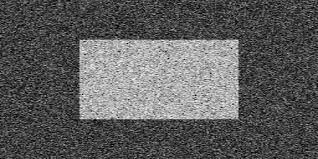
#> input picture src/yumi_main/scripts/sources/openCV/noisy2.jpeg, 318 x 159 px, given in place of noisy2.png, which was not available
$ python thresholding.py
#> lines starting #> are read from the running program, lines starting #| are printed output that depends on the picture; after the words box and inside, x2 and y2 are one past the last pixel; in counts of white or black regions, pixels touching at a corner belong together; pictures that were not available may be replaced by others from this repository, and a replacement may not be noted
#!/usr/bin/env python
# -*- coding: utf-8 -*-
# vim:fenc=utf-8
#
# Copyright © 2018 Cesar Sinchiguano <cesarsinchiguano@hotmail.es>
#
# Distributed under terms of the BSD license.

"""

"""
# [21 lines of commented-out code are left out]
import cv2
import numpy as np
from matplotlib import pyplot as plt

img = cv2.imread('noisy2.png',0)
#> img is the input picture: shape (159, 318); min 0, max 255, mean 92.6

# global thresholding
ret1,th1 = cv2.threshold(img,127,255,cv2.THRESH_BINARY)
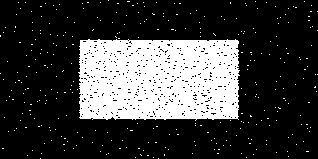
#> th1: shape (159, 318); 24.3% white; 329 white regions (328 under 20 px), largest, box (x1, y1, x2, y2) and area: (78, 39, 240, 121) 11891

# Otsu's thresholding
ret2,th2 = cv2.threshold(img,0,255,cv2.THRESH_BINARY+cv2.THRESH_OTSU)
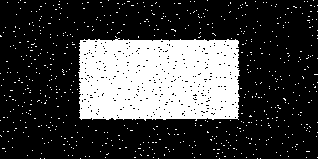
#> th2: shape (159, 318); 25.8% white; 650 white regions (649 under 20 px), largest, box (x1, y1, x2, y2) and area: (78, 38, 240, 121) 12180
#> ret2 = 118

# [20 lines of commented-out code are left out]

$ run again, with src/yumi_main/scripts/sources/openCV/gradient.png saved as src/yumi_main/scripts/sources/openCV/noisy2.jpeg
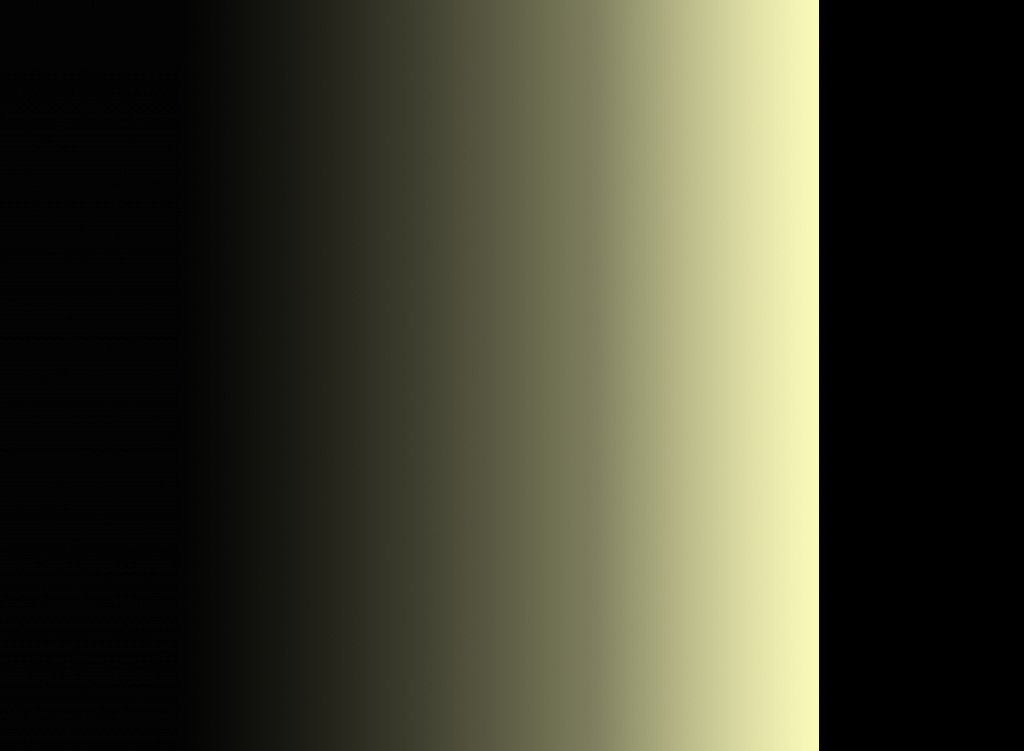
#> input picture src/yumi_main/scripts/sources/openCV/gradient.png, 1024 x 751 px, given in place of noisy2.png, which was not available
#> `ret1,th1 = cv2.threshold(img,127,255,cv2.THRESH_BINARY)`:
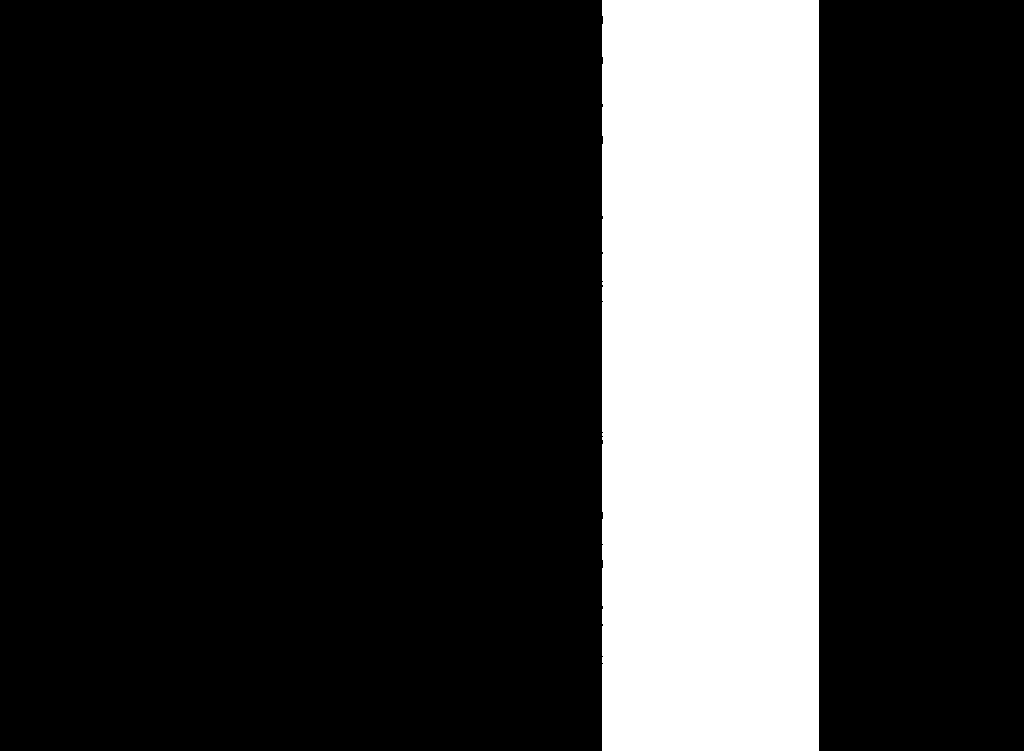
#> th1: shape (751, 1024); 21.2% white; 1 white region, box (x1, y1, x2, y2) and area: (602, 0, 819, 751) 162903
#> `ret2,th2 = cv2.threshold(img,0,255,cv2.THRESH_BINARY+cv2.THRESH_OTSU)`:
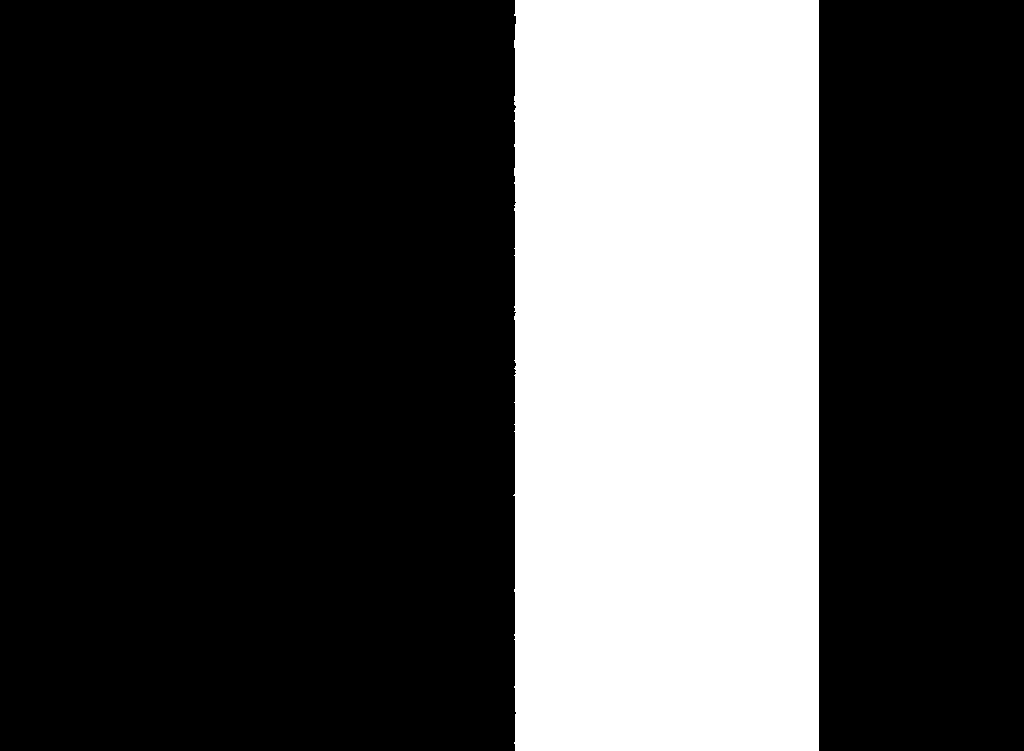
#> th2: shape (751, 1024); 29.7% white; 1 white region, box (x1, y1, x2, y2) and area: (513, 0, 819, 751) 228352
#> ret2 = 94
